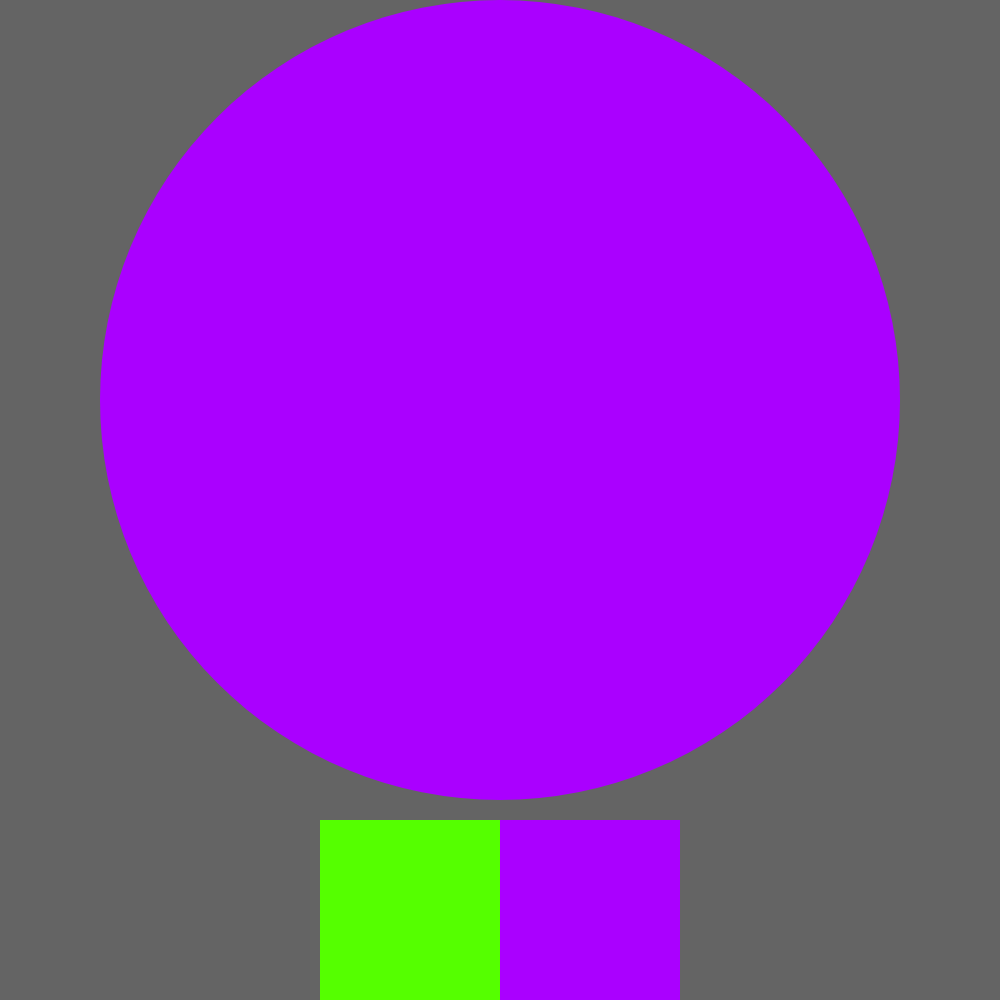
Frame 1 (no input)
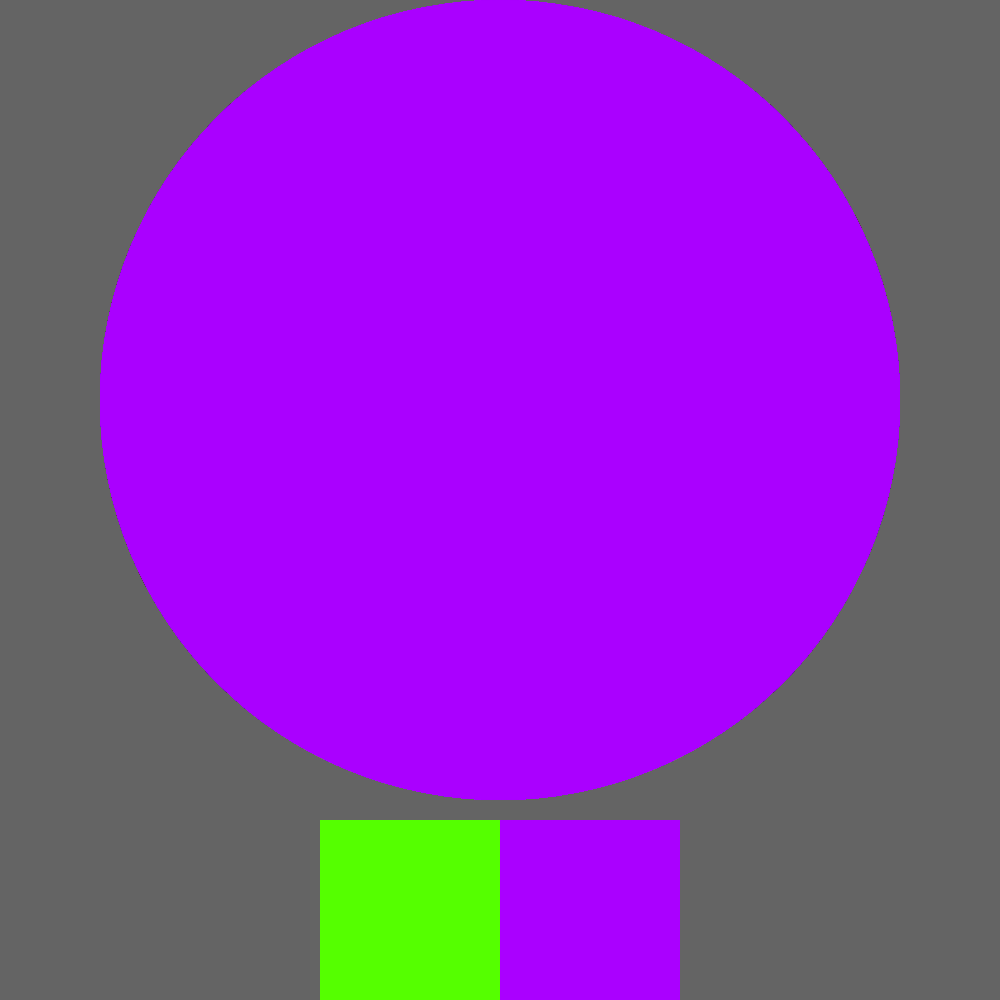
Frame 60 (no input)
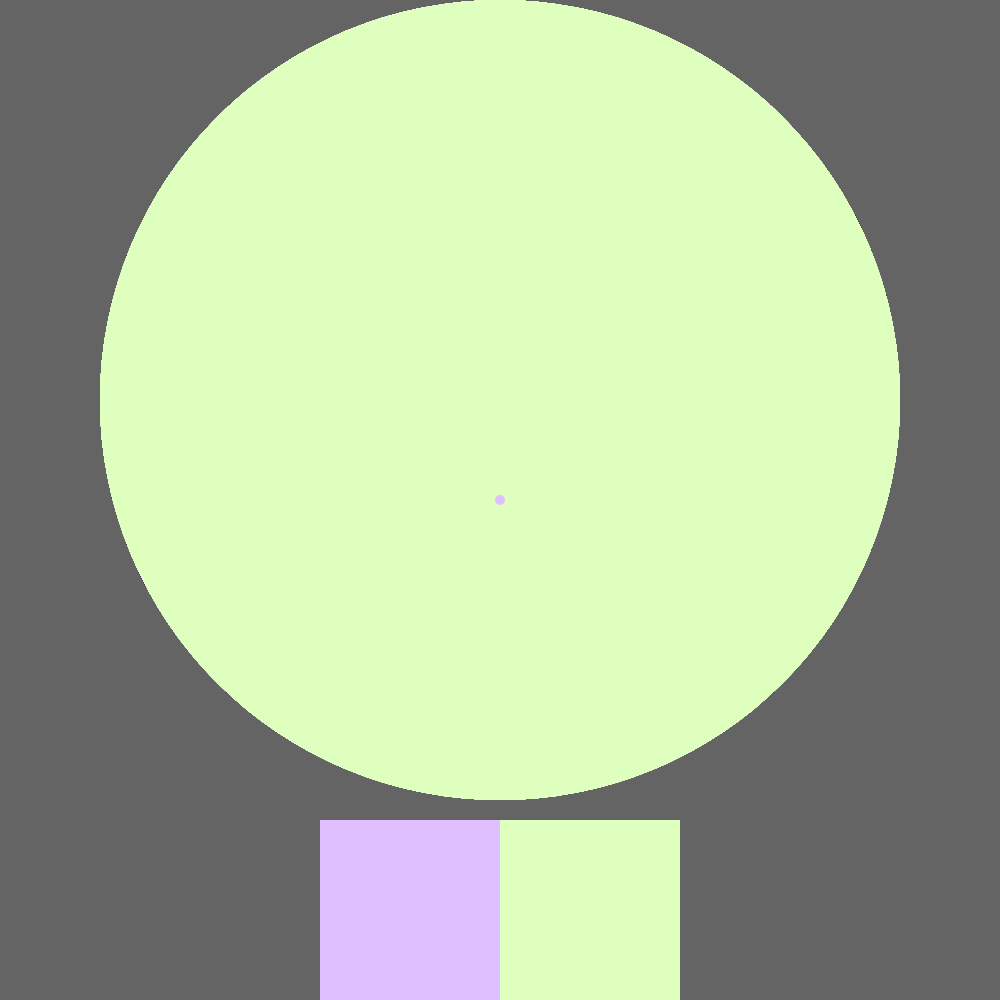
Frame 120 (the mouse pressed at the canvas centre since frame 60)

The p5.js sketch that drew these frames (run headless with seeded random() and noise() and a simulated clock; from frame 60 on, the mouse is pressed at the canvas centre):

// p5.js sketch
// ── sketch.js
var diameter;
var squareHeight;
var currentH = 100;
var currentS = 100;
var currentB = 100;
var circleCenterX;
var circleCenterY;
var points = [];

function setup() {
  createCanvas(min(windowWidth,windowHeight),min(windowWidth,windowHeight));
  background(100);
  diameter = width * 0.8;
  squareHeight = width * 0.18;
  circleCenterX = width/2;
  circleCenterY = height/2 - height*0.1;
  colorMode(HSB);
}

function draw() {
  noStroke();
  fill((currentH + 180) % 360,currentS,currentB);
  ellipse(circleCenterX,circleCenterY,diameter,diameter);
  fill(currentH,currentS,currentB);
  rect(width/2-squareHeight,height-squareHeight,squareHeight,squareHeight);
  fill((currentH + 180) % 360,currentS,currentB);
  rect(width/2,height-squareHeight,squareHeight,squareHeight);
  for(var i = 0; i < points.length; i ++){
    strokeWeight(10);
    stroke(points[i].h,points[i].s,points[i].b);
    point(points[i].x,points[i].y);
  }
}

function mousePressed(){
  currentS = map(dist(mouseX,mouseY,circleCenterX,circleCenterY),0,diameter/2,0,100);
  currentH = 180 + degrees(atan2(mouseY - circleCenterY, mouseX - circleCenterX));
  console.log("This is the current hue: " + currentH);
  points.push({x: mouseX, y: mouseY, h: currentH, s: currentS, b: currentB});
}
